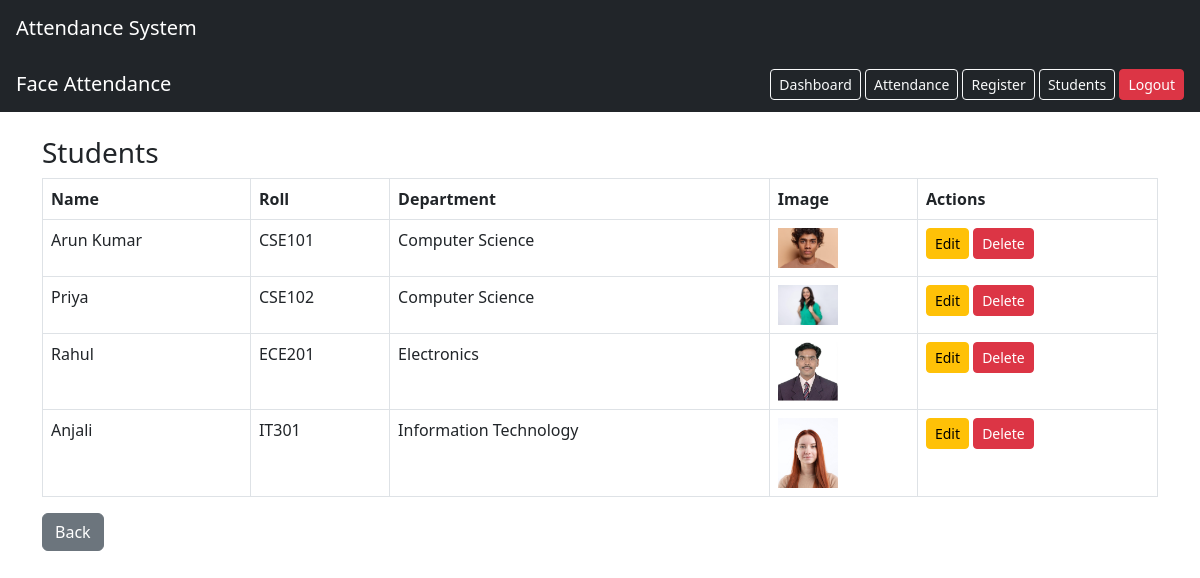
The app's page /students/ (signed in) with its own data.
### attendance/models.py (models this page shows, shortened)
class Student(models.Model):
    name = models.CharField(max_length=100)
    roll_number = models.CharField(max_length=20, unique=True)
    department = models.CharField(max_length=100)
    image = models.ImageField(upload_to='faces/')

### attendance/views.py (the view)
# urls.py: path('students/', views.student_list, name='students'),
@login_required
def student_list(request):
    students = Student.objects.all()
    return render(request, 'students.html', {'students': students})

### templates/students.html
{% extends 'base.html' %}
{% block content %}
<h3>Students</h3>
<table class="table table-bordered">
    <tr>
        <th>Name</th>
        <th>Roll</th>
        <th>Department</th>
        <th>Image</th>
        <th>Actions</th>
    </tr>
    {% for s in students %}
    <tr>
        <td>{{ s.name }}</td>
        <td>{{ s.roll_number }}</td>
        <td>{{ s.department }}</td>
        <td>
            <img src="{{ s.image.url }}" width="60">
        </td>
        <td>
            <a href="/update/{{ s.id }}/" class="btn btn-warning btn-sm">Edit</a>
            <a href="/delete/{{ s.id }}/" class="btn btn-danger btn-sm">Delete</a>
        </td>
    </tr>
    {% endfor %}
</table>
<a href="/dashboard/" class="btn btn-secondary">Back</a>
{% endblock %}

### templates/base.html (shortened to what this page needs)
<!DOCTYPE html>
<html>
<head>
    <link rel="stylesheet" href="/static/css/style.css">
    <link href="https://cdn.jsdelivr.net/npm/bootstrap@5.3.0/dist/css/bootstrap.min.css" rel="stylesheet">
</head>
<body>
<nav class="navbar navbar-dark bg-dark">
    <a class="navbar-brand ms-3">Attendance System</a>
</nav>
<nav class="navbar navbar-dark bg-dark px-3">
    <span class="navbar-brand">Face Attendance</span>
    <div>
        <a href="/dashboard/" class="btn btn-outline-light btn-sm">Dashboard</a>
        <a href="/attendance/" class="btn btn-outline-light btn-sm">Attendance</a>
        <a href="/register/" class="btn btn-outline-light btn-sm">Register</a>
        <a href="/students/" class="btn btn-outline-light btn-sm">Students</a>
        <a href="/logout/" class="btn btn-danger btn-sm">Logout</a>
    </div>
</nav>
<div class="container mt-4">
    {% block content %}{% endblock %}
</div>
</body>
</html>

### static/css/style.css (style rules this page uses)
body { background: #f5f5f5; }

### records on screen
Student: name "Arun Kumar", roll_number "CSE101", department "Computer Science", image (picture)
Student: name "Priya", roll_number "CSE102", department "Computer Science", image (picture)
Student: name "Rahul", roll_number "ECE201", department "Electronics", image (picture)
Student: name "Anjali", roll_number "IT301", department "Information Technology", image (picture)
